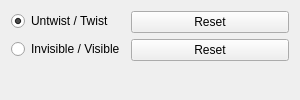
<?xml version="1.0" encoding="UTF-8"?>
<ui version="4.0">
 <class>SEDNATwisterEditorGUIClass</class>
 <widget class="QWidget" name="SEDNATwisterEditorGUIClass">
  <property name="geometry">
   <rect>
    <x>0</x>
    <y>0</y>
    <width>300</width>
    <height>100</height>
   </rect>
  </property>
  <property name="minimumSize">
   <size>
    <width>300</width>
    <height>100</height>
   </size>
  </property>
  <property name="windowTitle">
   <string/>
  </property>
  <layout class="QVBoxLayout" name="verticalLayout">
   <item>
    <layout class="QFormLayout" name="formLayout">
     <item row="0" column="0">
      <widget class="QRadioButton" name="rdbUntwist">
       <property name="text">
        <string>Untwist / Twist</string>
       </property>
       <property name="checked">
        <bool>true</bool>
       </property>
      </widget>
     </item>
     <item row="0" column="1">
      <widget class="QPushButton" name="btnResetUntwist">
       <property name="text">
        <string>Reset</string>
       </property>
      </widget>
     </item>
     <item row="1" column="0">
      <widget class="QRadioButton" name="rdbInvisible">
       <property name="text">
        <string>Invisible / Visible</string>
       </property>
      </widget>
     </item>
     <item row="1" column="1">
      <widget class="QPushButton" name="btnResetInvisible">
       <property name="text">
        <string>Reset</string>
       </property>
      </widget>
     </item>
    </layout>
   </item>
  </layout>
 </widget>
 <resources/>
 <connections>
  <connection>
   <sender>rdbUntwist</sender>
   <signal>clicked()</signal>
   <receiver>SEDNATwisterEditorGUIClass</receiver>
   <slot>setUntwistTwist()</slot>
   <hints>
    <hint type="sourcelabel">
     <x>62</x>
     <y>26</y>
    </hint>
    <hint type="destinationlabel">
     <x>294</x>
     <y>66</y>
    </hint>
   </hints>
  </connection>
  <connection>
   <sender>rdbInvisible</sender>
   <signal>clicked()</signal>
   <receiver>SEDNATwisterEditorGUIClass</receiver>
   <slot>setInvisibleVisible()</slot>
   <hints>
    <hint type="sourcelabel">
     <x>42</x>
     <y>62</y>
    </hint>
    <hint type="destinationlabel">
     <x>291</x>
     <y>52</y>
    </hint>
   </hints>
  </connection>
  <connection>
   <sender>btnResetUntwist</sender>
   <signal>clicked()</signal>
   <receiver>SEDNATwisterEditorGUIClass</receiver>
   <slot>resetUntwist()</slot>
   <hints>
    <hint type="sourcelabel">
     <x>209</x>
     <y>17</y>
    </hint>
    <hint type="destinationlabel">
     <x>296</x>
     <y>30</y>
    </hint>
   </hints>
  </connection>
  <connection>
   <sender>btnResetInvisible</sender>
   <signal>clicked()</signal>
   <receiver>SEDNATwisterEditorGUIClass</receiver>
   <slot>resetInvisible()</slot>
   <hints>
    <hint type="sourcelabel">
     <x>212</x>
     <y>70</y>
    </hint>
    <hint type="destinationlabel">
     <x>298</x>
     <y>4</y>
    </hint>
   </hints>
  </connection>
 </connections>
 <slots>
  <slot>resetUntwist()</slot>
  <slot>resetInvisible()</slot>
  <slot>setUntwistTwist()</slot>
  <slot>setInvisibleVisible()</slot>
 </slots>
</ui>
